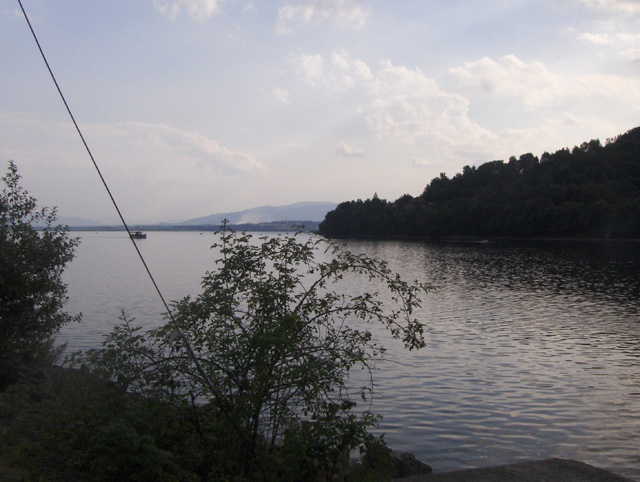
%> input picture lab4/jezioro.jpg, 640 x 482 px
$ octave homework.m   (GNU Octave 9; MATLAB toolbox functions it lacks are replaced by stand-ins)
%> lines starting %> are read from the running program, lines starting %| are printed output that depends on the picture
### lab4/cumulate.m
function C = cumulate(H)
%CUMULATE Summary of this function goes here
%   Detailed explanation goes here

tmpC = cumsum(H);
k = max(tmpC)/max(H);
C = tmpC/k;
end

### lab4/homework.m
% Jakub Adamczyk
% Homework
%% Clearing workspace
clearvars;
close all;
clc;

image = imread('jezioro.jpg');
%> image is the input picture: size 482x640x3 uint8; mean R, G, B 124.6, 123.8, 126.5

%% Task BBHE
lmBBHE = mean(image(:));
%> lmBBHE = 125

% divide hists

lm = uint8(lmBBHE);
%> lm = 125

[H, x] = imhist(image);
%> H = 256 values, max 10600 at index 24, min 0 at index 255, mean 3615; x = 256 values from 0 to 255
H1 = H(1:lm);
%> H1 = 125 values, max 10600 at index 24, min 22 at index 1, mean 3460.8
H2 = H(lm: 255);
%> H2 = 131 values, max 9805 at index 82, min 0 at index 131, mean 3783.9

% normalization

H1 = H1/sum(H1);
%> H1 = 125 values, max 0.0245 at index 24, min 5.09e-05 at index 1, mean 0.008
H2 = H2/sum(H2);
%> H2 = 131 values, max 0.0198 at index 82, min 0 at index 131, mean 0.00763

% cumulated H1 H2

C1 = cumulate(H1);
%> in cumulate, `tmpC = cumsum(H);`: tmpC = 125 values from 5.09e-05 to 1
%> in cumulate, `k = max(tmpC)/max(H);`: k = 40.81
%> in cumulate, `C = tmpC/k;`: C = 125 values from 1.25e-06 to 0.0245
%> C1 = 125 values from 1.25e-06 to 0.0245
C2 = cumulate(H2);
%> C2 = 131 values from 0.000114 to 0.0198

C1n = (lmBBHE) * C1;
%> C1n = 125 values from 0.000156 to 3.06
C2n = lmBBHE+1 + (255-lmBBHE+1)*C2;
%> C2n = 131 values from 126 to 128.6

C1n = uint8(C1n);
%> C1n = 125 values from 0 to 3
C2n = uint8(C2n);
%> C2n = 131 values from 126 to 129

lut = [C1n; C2n];
%> lut = 256 values from 0 to 129

luted = intlut(image, lut);
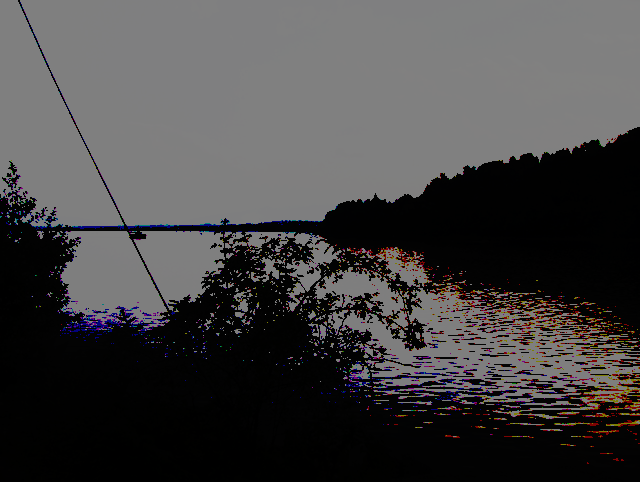
%> luted: size 482x640x3 uint8; mean R, G, B 69.3, 67.8, 68.3

figure(1);
subplot(1,2,1);
imhist(luted, 256);
subplot(1,2,2);
imshow(luted);
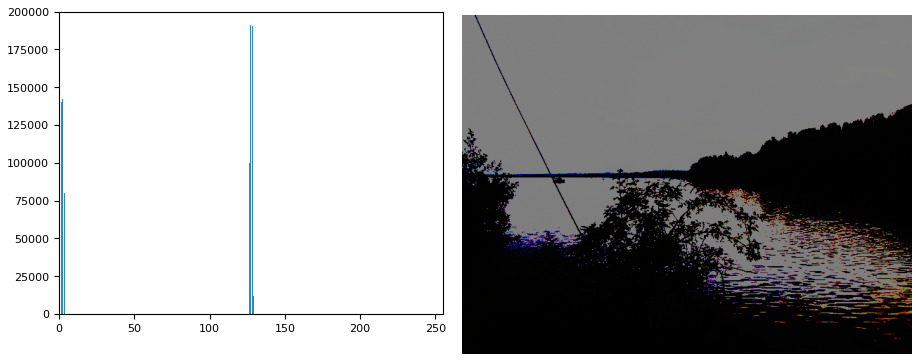
%> figure redrawn from the program's plot data, 2 panels
